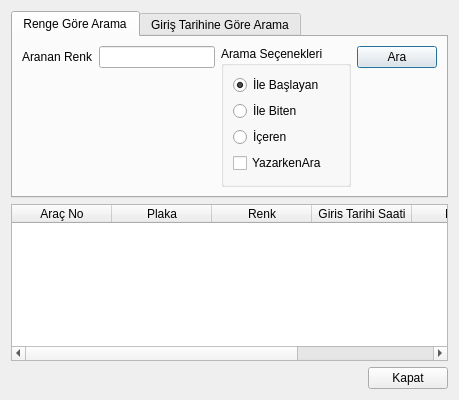
<?xml version="1.0" encoding="UTF-8"?>
<ui version="4.0">
 <class>OOAracAramaFormu</class>
 <widget class="QDialog" name="OOAracAramaFormu">
  <property name="geometry">
   <rect>
    <x>0</x>
    <y>0</y>
    <width>459</width>
    <height>400</height>
   </rect>
  </property>
  <property name="windowTitle">
   <string>Dialog</string>
  </property>
  <layout class="QGridLayout" name="gridLayout_2">
   <item row="0" column="0">
    <widget class="QTabWidget" name="tabWidget">
     <property name="currentIndex">
      <number>0</number>
     </property>
     <widget class="QWidget" name="tab">
      <attribute name="title">
       <string>Renge Göre Arama</string>
      </attribute>
      <layout class="QGridLayout" name="gridLayout">
       <item row="0" column="0">
        <layout class="QVBoxLayout" name="verticalLayout_2">
         <item>
          <layout class="QHBoxLayout" name="horizontalLayout">
           <item>
            <widget class="QLabel" name="lblArananRenk">
             <property name="text">
              <string>Aranan Renk</string>
             </property>
            </widget>
           </item>
           <item>
            <widget class="QLineEdit" name="leArananRenk"/>
           </item>
          </layout>
         </item>
         <item>
          <spacer name="verticalSpacer">
           <property name="orientation">
            <enum>Qt::Vertical</enum>
           </property>
           <property name="sizeHint" stdset="0">
            <size>
             <width>20</width>
             <height>40</height>
            </size>
           </property>
          </spacer>
         </item>
        </layout>
       </item>
       <item row="0" column="1">
        <widget class="QGroupBox" name="gbRengeGoreAramaSecenekleri">
         <property name="title">
          <string>Arama Seçenekleri</string>
         </property>
         <layout class="QVBoxLayout" name="verticalLayout">
          <item>
           <widget class="QRadioButton" name="rbIleBaslayan">
            <property name="text">
             <string>İle Başlayan</string>
            </property>
            <property name="checked">
             <bool>true</bool>
            </property>
           </widget>
          </item>
          <item>
           <widget class="QRadioButton" name="rbIleBiten">
            <property name="text">
             <string>İle Biten</string>
            </property>
           </widget>
          </item>
          <item>
           <widget class="QRadioButton" name="rbIceren">
            <property name="text">
             <string>İçeren</string>
            </property>
           </widget>
          </item>
          <item>
           <widget class="QCheckBox" name="cbYazarkenAra">
            <property name="text">
             <string>YazarkenAra</string>
            </property>
           </widget>
          </item>
         </layout>
        </widget>
       </item>
       <item row="0" column="2">
        <layout class="QVBoxLayout" name="verticalLayout_3">
         <item>
          <widget class="QPushButton" name="btnAra">
           <property name="text">
            <string>Ara</string>
           </property>
          </widget>
         </item>
         <item>
          <spacer name="verticalSpacer_2">
           <property name="orientation">
            <enum>Qt::Vertical</enum>
           </property>
           <property name="sizeHint" stdset="0">
            <size>
             <width>20</width>
             <height>40</height>
            </size>
           </property>
          </spacer>
         </item>
        </layout>
       </item>
      </layout>
     </widget>
     <widget class="QWidget" name="tab_2">
      <attribute name="title">
       <string>Giriş Tarihine Göre Arama</string>
      </attribute>
     </widget>
    </widget>
   </item>
   <item row="1" column="0">
    <widget class="QTableWidget" name="tableWidget">
     <column>
      <property name="text">
       <string>Araç No</string>
      </property>
     </column>
     <column>
      <property name="text">
       <string>Plaka</string>
      </property>
     </column>
     <column>
      <property name="text">
       <string>Renk</string>
      </property>
     </column>
     <column>
      <property name="text">
       <string>Giris Tarihi Saati</string>
      </property>
     </column>
     <column>
      <property name="text">
       <string>Düzelt</string>
      </property>
     </column>
     <column>
      <property name="text">
       <string>Sil</string>
      </property>
     </column>
    </widget>
   </item>
   <item row="2" column="0">
    <layout class="QHBoxLayout" name="horizontalLayout_2">
     <item>
      <spacer name="horizontalSpacer">
       <property name="orientation">
        <enum>Qt::Horizontal</enum>
       </property>
       <property name="sizeHint" stdset="0">
        <size>
         <width>40</width>
         <height>20</height>
        </size>
       </property>
      </spacer>
     </item>
     <item>
      <widget class="QPushButton" name="pushButton">
       <property name="text">
        <string>Kapat</string>
       </property>
      </widget>
     </item>
    </layout>
   </item>
  </layout>
 </widget>
 <resources/>
 <connections>
  <connection>
   <sender>pushButton</sender>
   <signal>clicked()</signal>
   <receiver>OOAracAramaFormu</receiver>
   <slot>reject()</slot>
   <hints>
    <hint type="sourcelabel">
     <x>384</x>
     <y>380</y>
    </hint>
    <hint type="destinationlabel">
     <x>292</x>
     <y>398</y>
    </hint>
   </hints>
  </connection>
 </connections>
</ui>
